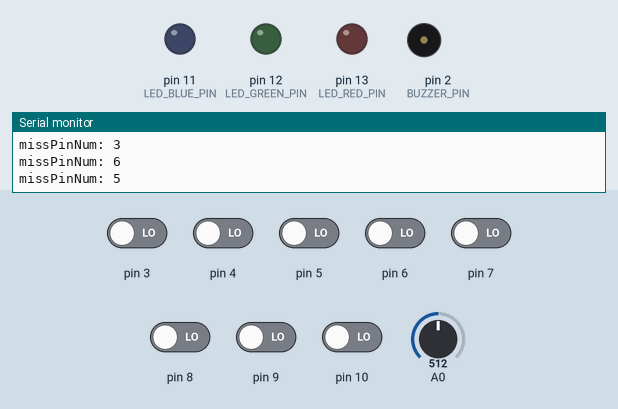
The sketch below on a simulated Arduino Uno, built with avr-gcc and run on an emulated ATmega328P. Parts: output pins drawn as LEDs (lit = HIGH), buzzer (waves = sounding), the last lines printed to the serial monitor. The inputs (shaded band) are chosen by the test bench; at power-on: pin 3–10 LOW, A0 = 512. Random numbers use the default seed unless the sketch sets one.

Above: at 1.2 s.
1.3 s: pin 3 driven HIGH
At 1.7 s:
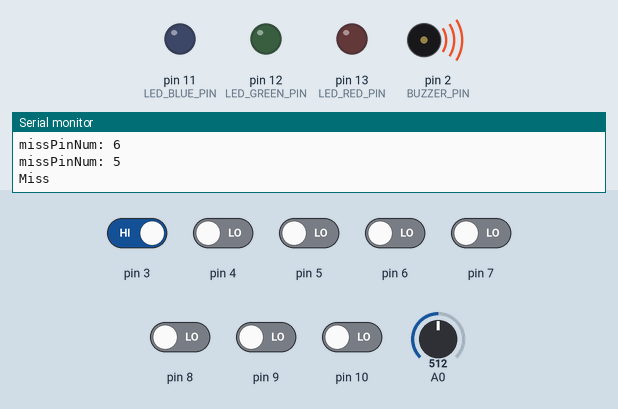
4.3 s: pin 3 driven LOW
5.8 s: pin 4 driven HIGH
At 6.2 s:
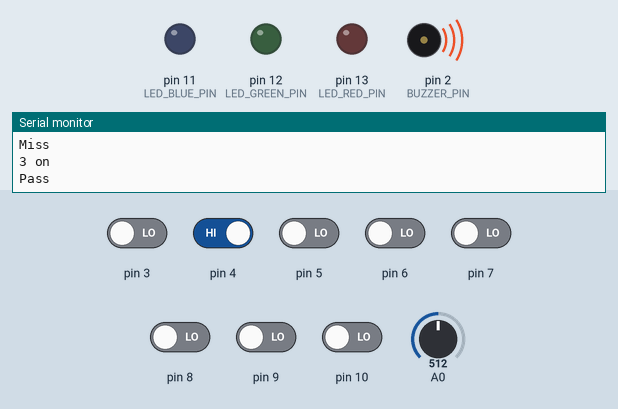
8.8 s: pin 4 driven LOW
10.3 s: pin 5 driven HIGH
At 10.7 s:
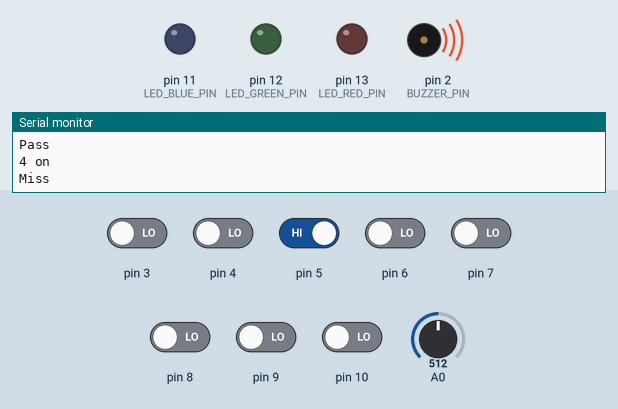
Timing chart, 0 to 14.3 s (numbered marks = the images above; inputs shaded):
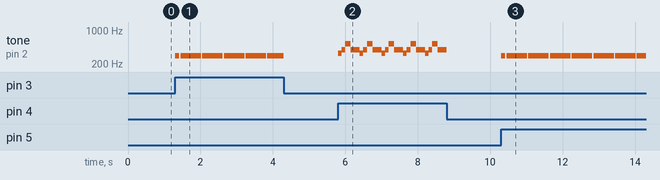

The sketch:

game.ino
```cpp
#define BUZZER_PIN 2   // LED의 R 핀과 연결된 아두이노 핀 번호
#define LED_RED_PIN 13   // LED의 R 핀과 연결된 아두이노 핀 번호
#define LED_GREEN_PIN 12 // LED의 G 핀과 연결된 아두이노 핀 번호
#define LED_BLUE_PIN 11  // LED의 B 핀과 연결된 아두이노 핀 번호

#define NOTE_C4  262 //4옥타브 도에 해당하는 주파수
#define NOTE_D4  294 //4옥타브 레에 해당하는 주파수
#define NOTE_E4  330 //4옥타브 미에 해당하는 주파수
#define NOTE_F4  349 //4옥타브 파에 해당하는 주파수
#define NOTE_G4  392 //4옥타브 솔에 해당하는 주파수
#define NOTE_A4  440 //4옥타브 라에 해당하는 주파수
#define NOTE_B4  494 //4옥타브 시에 해당하는 주파수
#define NOTE_C5  523 //5옥타브 도에 해당하는 주파수

#define MISS_NUM 3 // 술래를 몇 명으로 할지 정하는 상수
int missPinNum[MISS_NUM]; // 버튼 핀 번호를 무작위로 뽑아서 저장하는 배열

// makeSound 함수는 핀 번호가 missPinNum 배열 중 하나이면 탈락 소리를 낸다.
void makeSound(int pinNum) {
    if (isPass(pinNum)) {
        Serial.println("Pass");
        tone(BUZZER_PIN, NOTE_E4);
        delay(100);
        tone(BUZZER_PIN, NOTE_G4);
        delay(100);
        tone(BUZZER_PIN, NOTE_C5);
        delay(150);
        tone(BUZZER_PIN, NOTE_G4);
        delay(250);
        noTone(BUZZER_PIN);
    } else {
        Serial.println("Miss");
        tone(BUZZER_PIN, NOTE_D4);
        delay(120);
        noTone(BUZZER_PIN);
        delay(30);
        tone(BUZZER_PIN, NOTE_D4);
        delay(450);
        noTone(BUZZER_PIN);
    }
}

// makeMiss 함수는 술래를 정하는 함수이다.
// 이 함수는 3~10사이 숫자로 랜덤으로 술래를 정해서 전역 변수에 저장한다.
void makeMiss() {
    //랜덤 씨드를 설정해줘야 매번 다른 값이 나온다.
    //랜덤 씨드를 아날로그 0번핀의 값을 이용해서 설정한다.
    Serial.print("Start makeMiss: ");
    Serial.println(analogRead(0));
    randomSeed(analogRead(0));
    //missPinNum에 3~10사이의 같지 않은 무작위 숫자를 저장한다.
    for (int i = 0; i < MISS_NUM; i++) {
        int num = random(3, 11);
        while(1) {
            bool isSame = false;
            for (int j = 0; j < i; j++) {
                if (missPinNum[j] == num) {
                    isSame = true;
                    break;
                }
            }
            if (isSame) {
                num = random(3, 11);
            } else {
                break;
            }
        }
        missPinNum[i] = num;
        Serial.print("missPinNum: ");
        Serial.println(num);
    }
}

bool isPass(int pinNum) {
    for (int i = 0; i < MISS_NUM; i++) {
        if (missPinNum[i] == pinNum) {
            return false;
        }
    }
    return true;
}

void setup() {
    Serial.begin(9600);  // 디버깅을 위한 시리얼 통신 설정
    pinMode(3, INPUT);   // 디지털 3번핀을 입력모드로 설정
    pinMode(4, INPUT);   // 디지털 4번핀을 입력모드로 설정
    pinMode(5, INPUT);   // 디지털 5번핀을 입력모드로 설정
    pinMode(6, INPUT);   // 디지털 6번핀을 입력모드로 설정
    pinMode(7, INPUT);   // 디지털 7번핀을 입력모드로 설정
    pinMode(8, INPUT);   // 디지털 8번핀을 입력모드로 설정
    pinMode(9, INPUT);   // 디지털 9번핀을 입력모드로 설정
    pinMode(10, INPUT);  // 디지털 10번핀을 입력모드로 설정

    pinMode(BUZZER_PIN, OUTPUT);     // 디지털 2번핀을 출력모드로 설정
    pinMode(LED_RED_PIN, OUTPUT);    // 디지털 11번핀을 출력모드로 설정
    pinMode(LED_GREEN_PIN, OUTPUT);  // 디지털 12번핀을 출력모드로 설정
    pinMode(LED_BLUE_PIN, OUTPUT);   // 디지털 13번핀을 출력모드로 설정
    makeMiss(); // 술래를 정한다.
}

void loop() {
    digitalWrite(LED_RED_PIN, LOW);   // LED의 R 핀을 출력을 LOW으로 변경
    digitalWrite(LED_GREEN_PIN, LOW); // LED의 G 핀을 출력을 LOW으로 변경
    digitalWrite(LED_BLUE_PIN, LOW);  // LED의 B 핀을 출력을 LOW으로 변경

    if (digitalRead(3) == HIGH) {         // 만약 10번핀에 HIGH신호가 입력되면
        makeSound(3);
        digitalWrite(LED_RED_PIN, HIGH);  // LED_RED_PIN 핀의 출력을 HIGH로 설정하여 LED 모듈(빨간색) 발광
        Serial.println("3 on");          // 아두이노 IDE 시리얼 모니터에 "9 on" 출력
    }

    else if (digitalRead(4) == HIGH) {    // 위 조건이 해당 하지 않고 만약 8번에 HIGH 신호가 입력되면
        makeSound(4);
        digitalWrite(LED_GREEN_PIN, HIGH);// LED_GREEN_PIN핀의 출력을 HIGH로 설정하여 LED 모듈(초록색) 발광
        Serial.println("4 on");
    }

    else if (digitalRead(5) == HIGH) {    // 위 조건이 해당 하지 않고 만약 9번핀에 HIGH신호가 입력되면
        makeSound(5);
        digitalWrite(LED_BLUE_PIN,HIGH);  // LED_BLUE_PIN핀의 출력을 HIGH로 설정하여 LED 모듈(파란색) 발광
        Serial.println("5 on");
    }

    else if (digitalRead(6) == HIGH) {
        makeSound(6);
        digitalWrite(LED_RED_PIN,HIGH);
        Serial.println("6 on");
    }

    else if (digitalRead(7) == HIGH) {
        makeSound(7);
        digitalWrite(LED_GREEN_PIN, HIGH);
        Serial.println("7 on");
    }

    else if (digitalRead(8) == HIGH) {
        makeSound(8);
        digitalWrite(LED_BLUE_PIN, HIGH);
        Serial.println("8 on");
    }

    else if (digitalRead(9) == HIGH) {
        makeSound(9);
        digitalWrite(LED_RED_PIN, HIGH);
        Serial.println("9 on");
    }

    else if (digitalRead(10) == HIGH) {
        makeSound(10);
        digitalWrite(LED_GREEN_PIN, HIGH);
        Serial.println("10 on");
    }

    else{
        noTone(BUZZER_PIN);              // 아무 입력이 없을때 2번 핀의 Tone 함수 사용 안함
    }
}
```

Measured:
- after the input at 1.3 s, tone on pin 2 (BUZZER_PIN): silent → 294 Hz at once, then repeats every 0.60 s: silent 0.03 s, 294 Hz 0.57 s
- after the input at 5.8 s, tone on pin 2 (BUZZER_PIN): silent → 330 Hz at once, then repeats every 0.60 s: 392 Hz 0.10 s, 523 Hz 0.15 s, 392 Hz 0.25 s, 330 Hz 0.10 s
- after the input at 10.3 s, tone on pin 2 (BUZZER_PIN): silent → 294 Hz at once, then repeats every 0.60 s: silent 0.03 s, 294 Hz 0.57 s
